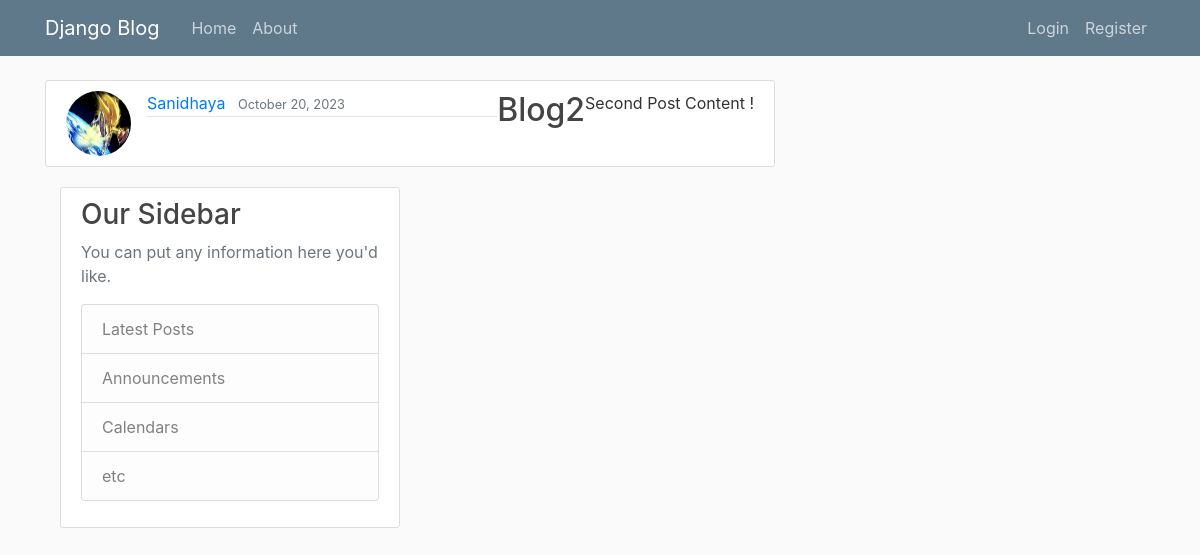
The app's page /blog/post/2/ with its own data.
### blog/models.py (models this page shows, shortened)
class Post(models.Model):
    title = models.CharField(max_length=200)
    content = models.TextField()
    date_posted = models.DateTimeField(default= timezone.now)
    author = models.ForeignKey(User, on_delete=models.CASCADE)

### users/models.py (models this page shows, shortened)
class Profile(models.Model):
    user = models.OneToOneField(User, on_delete=models.CASCADE)
    image = models.ImageField(default='default.jpg', upload_to='profile_pics')

### blog/views.py (the view)
# urls.py: path('post/<int:pk>/', PostDetailView.as_view(), name='post-detail'),
class PostDetailView(DetailView):
    model = Post

### blog/templates/blog/post_detail.html (shortened to what this page needs)
{% extends "blog/base.html" %}
{% block content %}
  <article class="media content-section">
    <img class="rounded-circle article-img" src="{{ object.author.profile.image.url }}">
    <div class="media-body">
      <div class="article-metadata">
        <a class="mr-2" href="{% url 'user-posts' object.author.username %}">{{ object.author }}</a>
        <small class="text-muted">{{ object.date_posted|date:"F d, Y" }}</small>
        </div>
      </div>
      <h2 class="article-title">{{ object.title }}</h2>
      <p class="article-content">{{ object.content }}</p>
    </div>
{% endblock content %}

### blog/static/blog/main.css (style rules this page uses)
body { background: #fafafa; color: #333333; margin-top: 5rem; }
h1, h2, h3, h4, h5, h6 { color: #444444; }
.content-section { background: #ffffff; padding: 10px 20px; border: 1px solid #dddddd; border-radius: 3px; margin-bottom: 20px; }
.article-title { color: #444444; }
.article-content { white-space: pre-line; }
.article-img { height: 65px; width: 65px; margin-right: 16px; }
.article-metadata { padding-bottom: 1px; margin-bottom: 4px; border-bottom: 1px solid #e3e3e3 }

### records on screen
Post: author.profile.image (picture), author "Sanidhaya", date_posted "October 20, 2023", title "Blog2", content "Second Post Content !"
